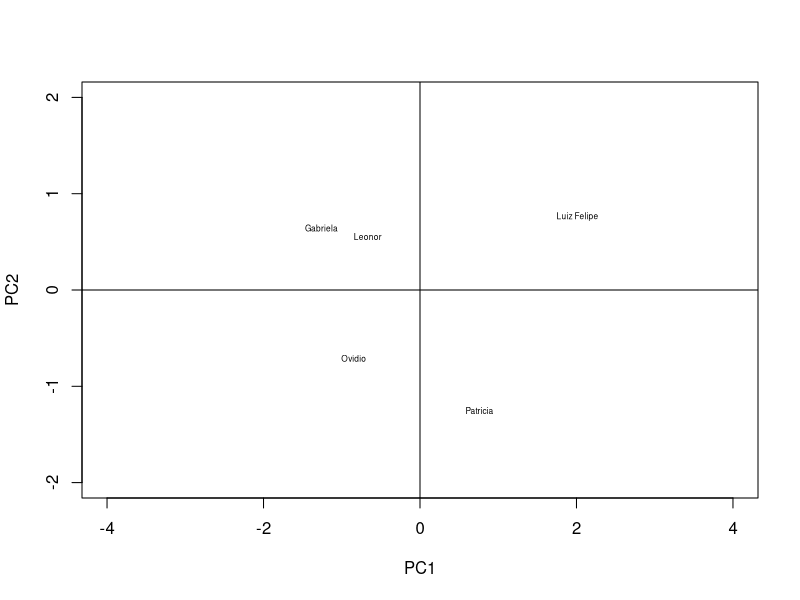

Recreate this plot in R.
# Exemplo 2

# limpando o ambiente
rm(list = ls())

# carregando os pacotes necessários

notas <- read.csv("notas2.csv", header=TRUE, row.names=1)
notas

attach(notas) # anexando as variáveis no ambiente do R
# Correlações entre os nove grupos de indústrias
cor(notas)

# realizando a análise de componentes principais a partir da função "prcomp"
notas_pca <- prcomp(notas,scale=TRUE)
summary(notas_pca) # apresentando os resultados

# Calculando uma tabela contendo os autovalores e as pocentagens de variação explicadas
(autovalores_notas<- notas_pca$sdev^2)            # autovalores são sdev^2
names(autovalores_notas) <- paste("PC",1:3,sep="")
autovalores_notas
sumlambdas <- sum(autovalores_notas)
propvar <- autovalores_notas/sumlambdas
cumvar_notas <- cumsum(propvar)
matlambdas <- rbind(autovalores_notas,propvar,cumvar_notas)
rownames(matlambdas) <- c("Autovalores","Prop. variancia","Prop acum. variancia")
# Apresentando a tabela com os autovalores e suas respectivas contribuições para a variância total. 
round(matlambdas,4)

# apresentando os autovetores
notas_pca$rotation

# The print method below is the same as  euroemp_pca$sdev and 
# euroemp_pca$rotation printed together
print(notas_pca)     # apresentando os XX 
# escores amostrais para os componentes
notas_pca$x

# biplot
plot(notas_pca$rotation[,1], notas_pca$rotation[,2], type="n", 
     xlab="PC1", ylab="PC2", main="",
     xlim = c(-4,4),
     ylim = c(-2,2))
text(notas_pca$x[,1], notas_pca$x[,2],
     labels=rownames(notas), cex=0.5)
abline(h=0)
abline(v=0)

detach(notas)
# Fim do script